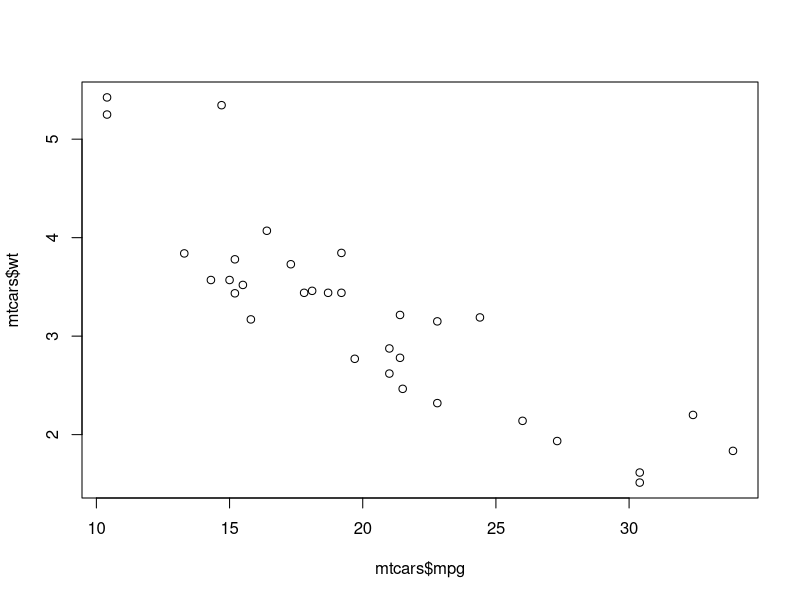
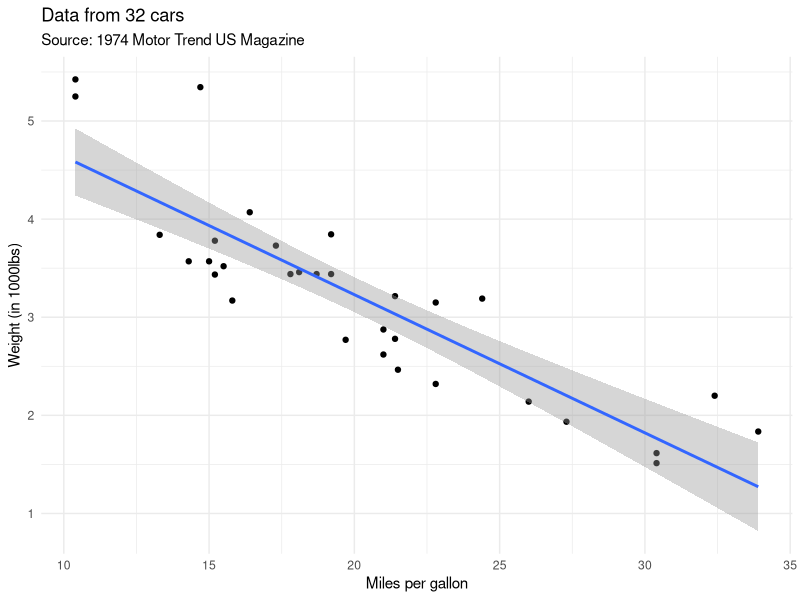
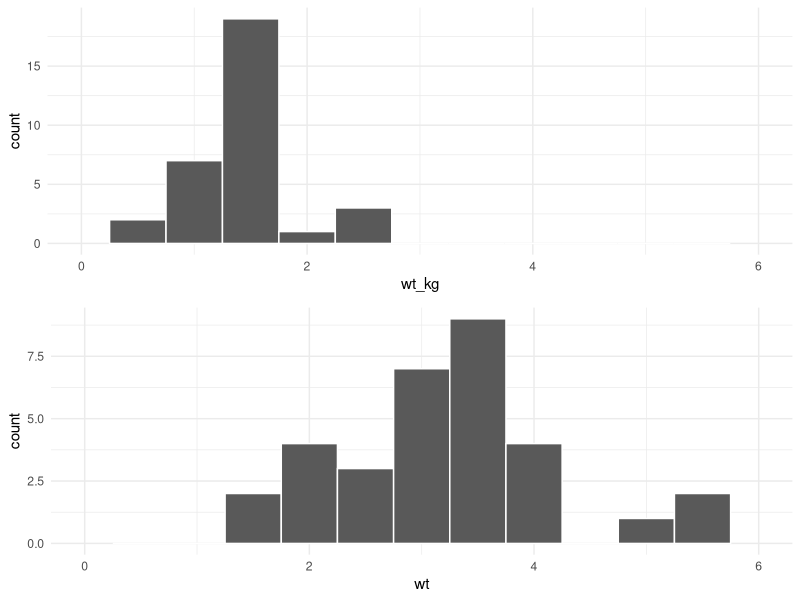

The R source for these figures, in order:
## ---- chunk 1
library(tidyverse)
library(cowplot) 
## ---- chunk 2
head(mtcars)
## ---- chunk 3
mtcars$mpg
## ---- chunk 4
#average the cars' mpg
mean(mtcars$mpg)

#standard deviation of the cars' mpg
sd(mtcars$mpg)
## ---- chunk 5
cov(mtcars$mpg, mtcars$wt)
## ---- chunk 6
plot(mtcars$mpg, mtcars$wt)
## ---- chunk 7
ggplot(mtcars, aes(x = mpg, y = wt)) + 
  geom_point() +
  geom_smooth(method = "lm") +
  theme_minimal() +
  labs(x = "Miles per gallon",
       y = "Weight (in 1000lbs)",
       title = "Data from 32 cars",
       subtitle = "Source: 1974 Motor Trend US Magazine")
## ---- chunk 8

## ---- chunk 9

## ---- chunk 10

## ---- chunk 11

## ---- chunk 12
lm(wt ~ mpg, data = mtcars)
## ---- chunk 13

## ---- chunk 14

## ---- chunk 15
mtcars$wt_kg <- mtcars$wt*0.453592
## ---- chunk 16

## ---- chunk 17

## ---- chunk 18

## ---- chunk 19
p1 <- ggplot(mtcars, aes(x = wt_kg)) +
  geom_histogram(color = "white",
                 binwidth = 0.5) +
  theme_minimal() +
  xlim(0,6)


p2 <- ggplot(mtcars, aes(x = wt)) +
  geom_histogram(color = "white",
                 binwidth = 0.5) +
  theme_minimal() +
  xlim(0,6)

plot_grid(p1, p2, nrow = 2)
## ---- chunk 20

